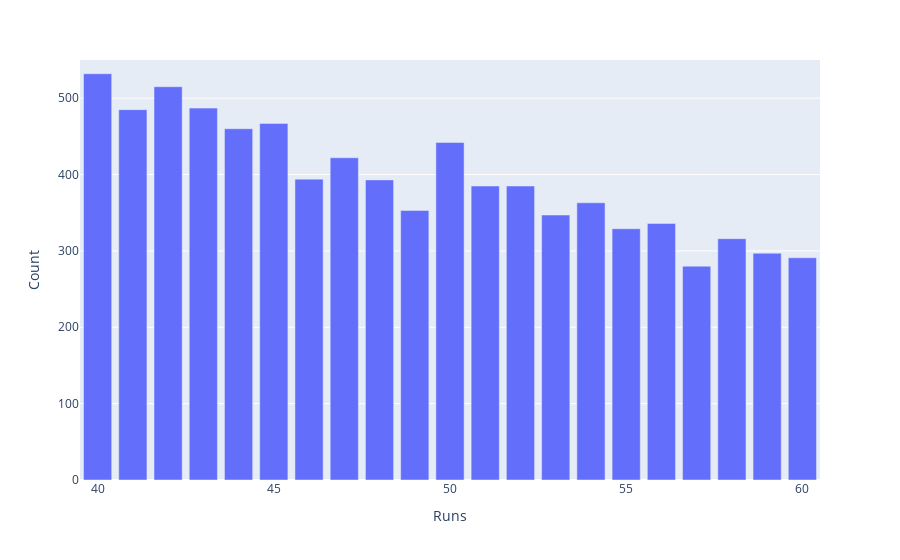

Notebook source saved alongside this figure:
### Code cell
fig2 = px.bar(new, x='Runs', y='Count')
fig2.update_yaxes(range=[0,550])
fig2.update_xaxes(range=[39.5,60.5])
fig2.show()

### Figure 1 — Plotly figure (JSON) as saved in the notebook; plotly's stock layout.template omitted (floating-point values rounded to 4 significant figures; data arrays with more than 128 entries replaced by an {"elided": "..."} marker saying what was removed)
{"data": [{"alignmentgroup": "True", "hovertemplate": "Runs=%{x}<br>Count=%{y}<extra></extra>", "legendgroup": "", "marker": {"color": "#636efa"}, "name": "", "offsetgroup": "", "orientation": "v", "showlegend": false, "textposition": "auto", "type": "bar", "x": {"elided": "306 int values"}, "xaxis": "x", "y": {"elided": "306 int values"}, "yaxis": "y"}], "layout": {"barmode": "relative", "legend": {"tracegroupgap": 0}, "margin": {"t": 60}, "xaxis": {"anchor": "y", "domain": [0, 1], "range": [39.5, 60.5], "title": {"text": "Runs"}}, "yaxis": {"anchor": "x", "domain": [0, 1], "range": [0, 550], "title": {"text": "Count"}}}}
